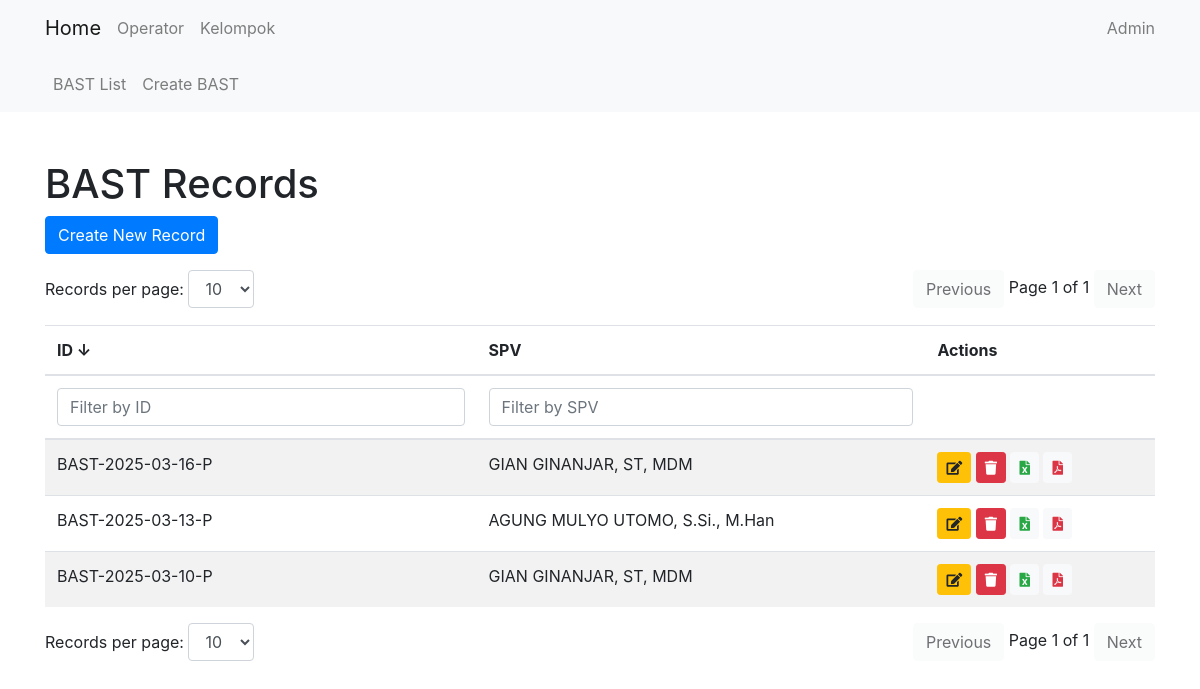
The app's page /bast/, older data.
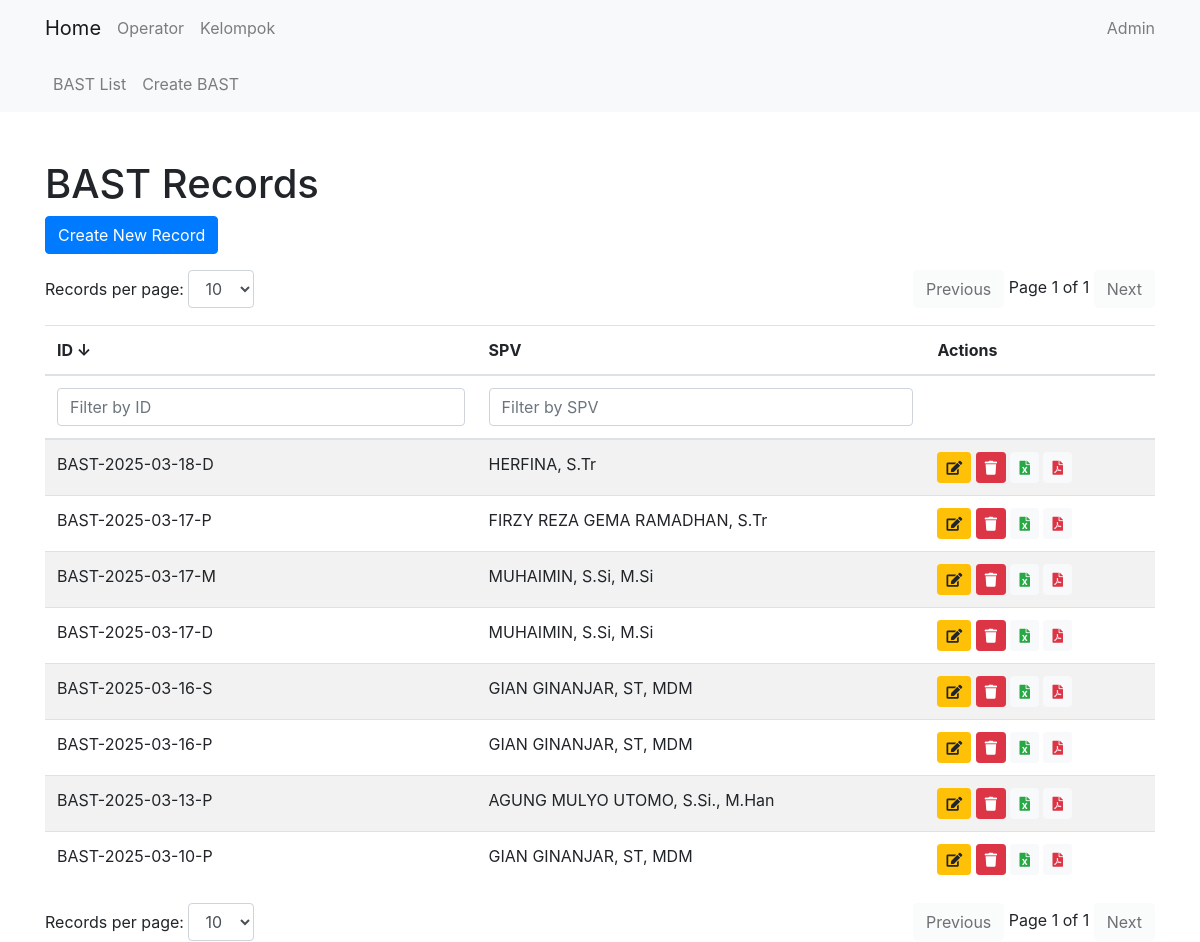
The same page, newer data.
### bast/models.py (models this page shows, shortened)
class BastRecordModel(models.Model):
    date = models.DateField(default=get_default_date)
    bast_id = models.CharField(max_length=17, default='0')
    waktu_pelaksanaan = models.CharField(choices=WAKTU_PELAKSANAAN, max_length=20, default='08:30 - 14:00 WIB', blank=True, null=True)
    shift = models.CharField(max_length=15, choices=SHIFT, default='Pagi')
    kelompok = models.CharField(max_length=1, choices=KELOMPOK, default='1')
    kel_berikut = models.CharField(max_length=1, choices=KELOMPOK, default='1')
    events = models.TextField(default='0')
    spv = models.ForeignKey(Operator, on_delete=models.CASCADE)
    NIP = models.CharField(max_length=18, default='0', blank=True)
    event_indonesia = models.IntegerField(default=0)
    event_luar = models.IntegerField(default=0)
    event_dirasakan = models.IntegerField(default=0)
    event_dikirim = models.IntegerField(default=0)
    member = models.TextField(max_length=1000, default='')
    count_gaps = models.IntegerField(default=0)
    count_spikes = models.IntegerField(default=0)
    count_blanks = models.IntegerField(default=0)
    waktu_cs = models.CharField(max_length=20, default='00:00 WIB', blank=True, null=True)
    pulsa_poco = models.IntegerField(default=0)
    poco_exp = models.DateField(default=lambda: timezone.datetime(2026, 1, 17, tzinfo=pytz.timezone('Asia/Jakarta')).date())
    samsung_exp = models.DateField(default=lambda: timezone.datetime(2037, 12, 31, tzinfo=pytz.timezone('Asia/Jakarta')).date())
    notes = models.TextField(max_length=1000, default='', blank=True, null=True)

### core/models.py (models this page shows, shortened)
class Operator(models.Model):
    name = models.CharField(max_length=100)
    NIP = models.CharField(max_length=18)
    nickname = models.CharField(max_length=100, default='')

### bast/views.py (the view)
# urls.py: path('', views.BastRecordListView.as_view(), name='bastrecord_list'),
class BastRecordListView(ListView):
    model = BastRecordModel
    template_name = 'bast/bastrecord_list.html'
    context_object_name = 'bastrecords'

### bast/templates/bast/bastrecord_list.html (shortened to what this page needs)
{% extends 'core/base.html' %}
{% block content %}
<h1 class="mt-5">BAST Records</h1>
<a href="{% url 'bast:bastrecord_create' %}" class="btn btn-primary mb-3">Create New Record</a>
<div class="d-flex justify-content-between mb-3">
    <div>
        <label for="recordsPerPageTop">Records per page:</label>
        <select id="recordsPerPageTop" class="form-control d-inline-block w-auto">
            <option value="10" selected>10</option>
        </select>
    </div>
    <div>
        <button id="prevPageTop" class="btn btn-light">Previous</button>
        <span id="pageInfoTop"></span>
        <button id="nextPageTop" class="btn btn-light">Next</button>
    </div>
</div>
<div class="table-responsive">
    <table class="table table-striped" id="bastRecordTable">
        <thead>
            <tr>
                <th onclick="sortTable(0)" style="cursor: pointer;">ID <span id="idSortArrow">↓</span></th>
                <th onclick="sortTable(1)" style="cursor: pointer;">SPV </th>
                <th>Actions</th>
            </tr>
            <tr>
                <th><input type="text" id="idFilter" onkeyup="filterTable(0)" placeholder="Filter by ID" class="form-control"></th>
                <th><input type="text" id="spvFilter" onkeyup="filterTable(1)" placeholder="Filter by SPV" class="form-control"></th>
                <th></th>
            </tr>
        </thead>
        <tbody id="bastRecordTableBody">
            {% for record in bastrecords|dictsortreversed:"bast_id" %}
            <tr>
                <td>{{ record.bast_id }}</td>
                <td>{{ record.spv.name }}</td>
                <td>
                    <a href="{% url 'bast:bastrecord_update' record.pk %}" class="btn btn-sm btn-warning" data-toggle="tooltip" title="Edit">
                        <i class="fas fa-edit"></i>
                    </a>
                    <form action="{% url 'bast:bastrecord_delete_direct' record.pk %}" method="post" style="display:inline;">
                        <button type="button" class="btn btn-sm btn-danger delete-button" data-toggle="tooltip" title="Delete">
                            <i class="fas fa-trash"></i>
                        </button>
                    </form>
                    <a href="{% url 'bast:export_to_excel' record.pk %}" class="btn btn-sm btn-light text-success" data-toggle="tooltip" title="Export to Excel">
                        <i class="fas fa-file-excel"></i>
                    </a>
                    <a href="{% url 'bast:export_to_pdf' record.pk %}" class="btn btn-sm btn-light text-danger" data-toggle="tooltip" title="Export to PDF">
                        <i class="fas fa-file-pdf"></i>
                    </a>
                </td>
            </tr>
            {% endfor %}
        </tbody>
    </table>
</div>
<div class="d-flex justify-content-between">
    <div>
        <label for="recordsPerPage">Records per page:</label>
        <select id="recordsPerPage" class="form-control d-inline-block w-auto">
            <option value="10" selected>10</option>
        </select>
    </div>
    <div>
        <button id="prevPage" class="btn btn-light">Previous</button>
        <span id="pageInfo"></span>
        <button id="nextPage" class="btn btn-light">Next</button>
    </div>
</div>
{% endblock %}

Row changes from the older to the newer data that the page shows:
added BastRecordModel: bast_id "BAST-2025-03-18-D", spv.name "HERFINA, S.Tr"
added BastRecordModel: bast_id "BAST-2025-03-17-P", spv.name "FIRZY REZA GEMA RAMADHAN, S.Tr"
added BastRecordModel: bast_id "BAST-2025-03-17-M", spv.name "MUHAIMIN, S.Si, M.Si"
added BastRecordModel: bast_id "BAST-2025-03-17-D", spv.name "MUHAIMIN, S.Si, M.Si"
added BastRecordModel: bast_id "BAST-2025-03-16-S", spv.name "GIAN GINANJAR, ST, MDM"
